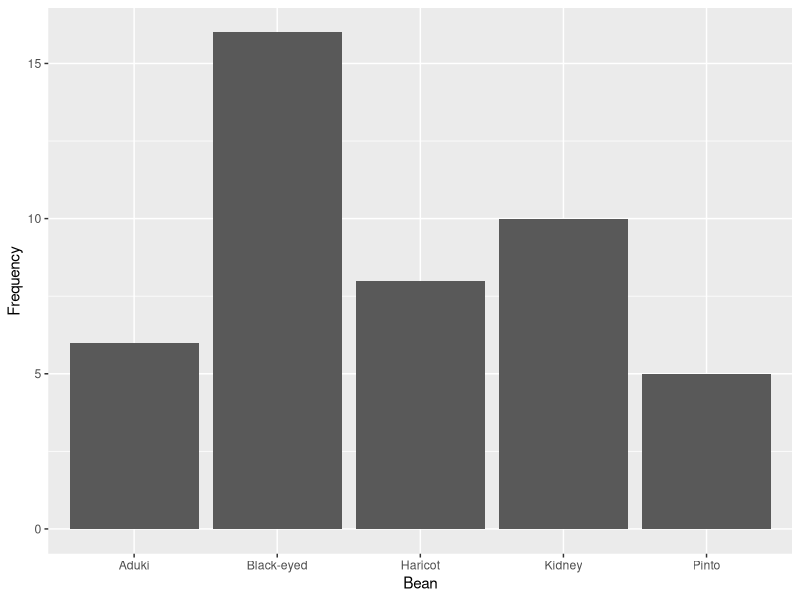
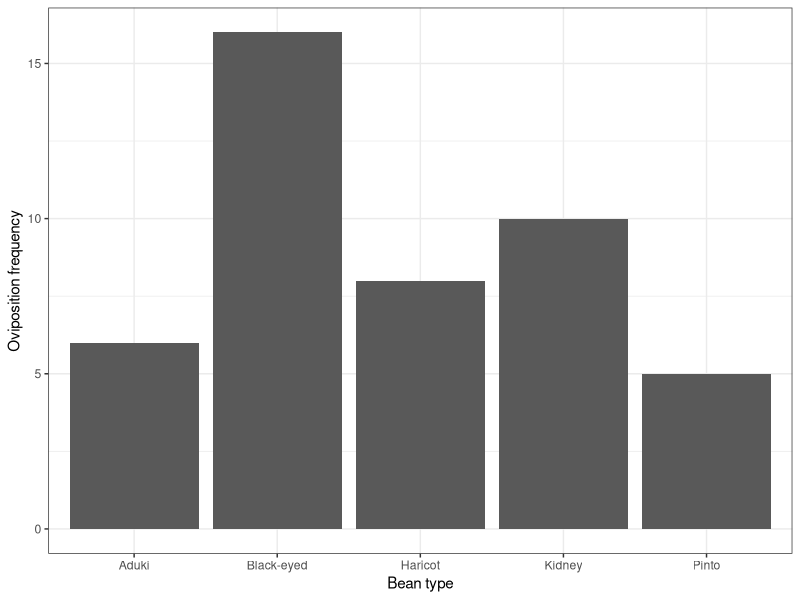

Reproduce these figures in R, in order.
## ---- chunk 1
library(dplyr)
library(ggplot2)
## ---- chunk 2
beans <- data.frame(Bean = c("Aduki","Black-eyed","Kidney","Haricot","Pinto"),
           Frequency = c(6, 16, 10, 8, 5))
## ---- chunk 3
ggplot(data = beans, aes(x = Bean, y = Frequency)) +
  geom_bar(stat = "identity")
## ---- chunk 4
# observed frequencies
obs_freq <- c(6, 16, 10, 8, 5)

# calculate the number of categories
n_cat <- length(obs_freq)
# calculate the proportion for each category (equal frequencies in this e.g.)
expected_probs <- rep(1, n_cat) / n_cat
expected_probs
## ---- chunk 5
chisq.test(obs_freq, p = expected_probs)
## ---- chunk 6
chisq.test(obs_freq)
## ---- chunk 7
chisq.test(c(2,5,7,5,5))
## ---- chunk 8
ggplot(data = beans, aes(x = Bean, y = Frequency)) +
  ## Add the bars
  geom_bar(stat = "identity") + 
  ## Change the axes labels
  labs(x="Bean type", y = "Oviposition frequency") + 
  ## Use a more professional theme
  theme_bw()
